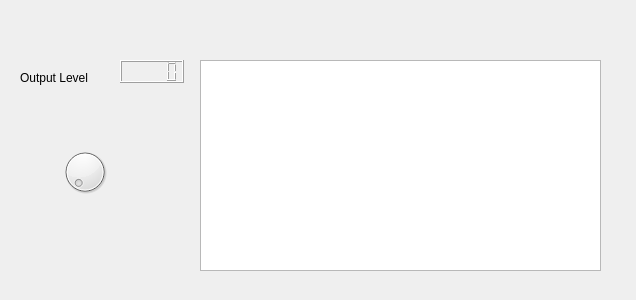
<?xml version="1.0" encoding="UTF-8"?>
<ui version="4.0">
 <class>Dialog</class>
 <widget class="QDialog" name="Dialog">
  <property name="geometry">
   <rect>
    <x>0</x>
    <y>0</y>
    <width>636</width>
    <height>300</height>
   </rect>
  </property>
  <property name="windowTitle">
   <string>Bessel</string>
  </property>
  <widget class="QLabel" name="label">
   <property name="geometry">
    <rect>
     <x>20</x>
     <y>70</y>
     <width>91</width>
     <height>16</height>
    </rect>
   </property>
   <property name="text">
    <string>Output Level</string>
   </property>
  </widget>
  <widget class="QLCDNumber" name="lcdNumber">
   <property name="geometry">
    <rect>
     <x>120</x>
     <y>60</y>
     <width>64</width>
     <height>23</height>
    </rect>
   </property>
  </widget>
  <widget class="QTextBrowser" name="textBrowser">
   <property name="geometry">
    <rect>
     <x>200</x>
     <y>60</y>
     <width>401</width>
     <height>211</height>
    </rect>
   </property>
  </widget>
  <widget class="QDial" name="dial">
   <property name="geometry">
    <rect>
     <x>60</x>
     <y>140</y>
     <width>50</width>
     <height>64</height>
    </rect>
   </property>
  </widget>
 </widget>
 <layoutdefault spacing="6" margin="11"/>
 <resources/>
 <connections/>
</ui>
